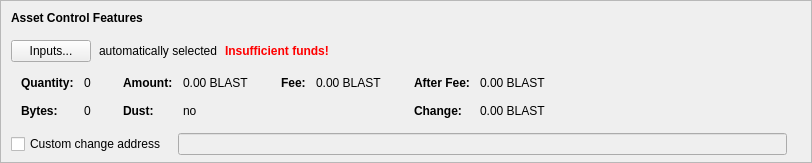
      <widget class="QFrame" name="frameAssetControl">
       <property name="sizePolicy">
        <sizepolicy hsizetype="Expanding" vsizetype="Fixed">
         <horstretch>0</horstretch>
         <verstretch>0</verstretch>
        </sizepolicy>
       </property>
       <property name="maximumSize">
        <size>
         <width>16777215</width>
         <height>16777215</height>
        </size>
       </property>
       <property name="frameShape">
        <enum>QFrame::StyledPanel</enum>
       </property>
       <property name="frameShadow">
        <enum>QFrame::Sunken</enum>
       </property>
       <layout class="QVBoxLayout" name="verticalLayoutAssetControl2">
        <property name="spacing">
         <number>0</number>
        </property>
        <property name="leftMargin">
         <number>0</number>
        </property>
        <property name="topMargin">
         <number>0</number>
        </property>
        <property name="rightMargin">
         <number>0</number>
        </property>
        <property name="bottomMargin">
         <number>6</number>
        </property>
        <item>
         <layout class="QVBoxLayout" name="verticalLayoutAssetControl" stretch="0,0,0,0,1">
          <property name="spacing">
           <number>0</number>
          </property>
          <property name="leftMargin">
           <number>10</number>
          </property>
          <property name="topMargin">
           <number>10</number>
          </property>
          <item>
           <layout class="QHBoxLayout" name="horizontalLayoutAssetControl1">
            <property name="bottomMargin">
             <number>15</number>
            </property>
            <item>
             <widget class="QLabel" name="labelAssetControlFeatures">
              <property name="sizePolicy">
               <sizepolicy hsizetype="Preferred" vsizetype="Maximum">
                <horstretch>0</horstretch>
                <verstretch>0</verstretch>
               </sizepolicy>
              </property>
              <property name="font">
               <font>
                <weight>75</weight>
                <bold>true</bold>
               </font>
              </property>
              <property name="styleSheet">
               <string notr="true">font-weight:bold;</string>
              </property>
              <property name="text">
               <string>Asset Control Features</string>
              </property>
             </widget>
            </item>
           </layout>
          </item>
          <item>
           <layout class="QHBoxLayout" name="horizontalLayoutAssetControl2" stretch="0,0,0,0">
            <property name="spacing">
             <number>8</number>
            </property>
            <property name="bottomMargin">
             <number>10</number>
            </property>
            <item>
             <widget class="QPushButton" name="pushButtonAssetControl">
              <property name="styleSheet">
               <string notr="true"/>
              </property>
              <property name="text">
               <string>Inputs...</string>
              </property>
              <property name="autoDefault">
               <bool>false</bool>
              </property>
             </widget>
            </item>
            <item>
             <widget class="QLabel" name="labelAssetControlAutomaticallySelected">
              <property name="text">
               <string>automatically selected</string>
              </property>
              <property name="margin">
               <number>5</number>
              </property>
             </widget>
            </item>
            <item>
             <widget class="QLabel" name="labelAssetControlInsuffFunds">
              <property name="font">
               <font>
                <weight>75</weight>
                <bold>true</bold>
               </font>
              </property>
              <property name="styleSheet">
               <string notr="true">color:red;font-weight:bold;</string>
              </property>
              <property name="text">
               <string>Insufficient funds!</string>
              </property>
              <property name="margin">
               <number>5</number>
              </property>
             </widget>
            </item>
            <item>
             <spacer name="horizontalSpacerAssetControl">
              <property name="orientation">
               <enum>Qt::Horizontal</enum>
              </property>
              <property name="sizeHint" stdset="0">
               <size>
                <width>40</width>
                <height>1</height>
               </size>
              </property>
             </spacer>
            </item>
           </layout>
          </item>
          <item>
           <widget class="QWidget" name="widgetAssetControl" native="true">
            <property name="sizePolicy">
             <sizepolicy hsizetype="Preferred" vsizetype="Preferred">
              <horstretch>0</horstretch>
              <verstretch>0</verstretch>
             </sizepolicy>
            </property>
            <property name="minimumSize">
             <size>
              <width>0</width>
              <height>0</height>
             </size>
            </property>
            <property name="styleSheet">
             <string notr="true"/>
            </property>
            <layout class="QHBoxLayout" name="horizontalLayoutAssetControl5">
             <property name="leftMargin">
              <number>0</number>
             </property>
             <property name="topMargin">
              <number>0</number>
             </property>
             <property name="rightMargin">
              <number>0</number>
             </property>
             <property name="bottomMargin">
              <number>0</number>
             </property>
             <item>
              <layout class="QHBoxLayout" name="horizontalLayoutAssetControl3" stretch="0,0,0,1">
               <property name="spacing">
                <number>20</number>
               </property>
               <property name="topMargin">
                <number>0</number>
               </property>
               <property name="bottomMargin">
                <number>10</number>
               </property>
               <item>
                <layout class="QFormLayout" name="formLayoutAssetControl1">
                 <property name="horizontalSpacing">
                  <number>10</number>
                 </property>
                 <property name="verticalSpacing">
                  <number>14</number>
                 </property>
                 <property name="leftMargin">
                  <number>10</number>
                 </property>
                 <property name="topMargin">
                  <number>4</number>
                 </property>
                 <property name="rightMargin">
                  <number>6</number>
                 </property>
                 <item row="0" column="0">
                  <widget class="QLabel" name="labelAssetControlQuantityText">
                   <property name="font">
                    <font>
                     <weight>75</weight>
                     <bold>true</bold>
                    </font>
                   </property>
                   <property name="text">
                    <string>Quantity:</string>
                   </property>
                   <property name="margin">
                    <number>0</number>
                   </property>
                  </widget>
                 </item>
                 <item row="0" column="1">
                  <widget class="QLabel" name="labelAssetControlQuantity">
                   <property name="cursor">
                    <cursorShape>IBeamCursor</cursorShape>
                   </property>
                   <property name="contextMenuPolicy">
                    <enum>Qt::ActionsContextMenu</enum>
                   </property>
                   <property name="text">
                    <string notr="true">0</string>
                   </property>
                   <property name="margin">
                    <number>0</number>
                   </property>
                   <property name="textInteractionFlags">
                    <set>Qt::LinksAccessibleByMouse|Qt::TextSelectableByKeyboard|Qt::TextSelectableByMouse</set>
                   </property>
                  </widget>
                 </item>
                 <item row="1" column="0">
                  <widget class="QLabel" name="labelAssetControlBytesText">
                   <property name="font">
                    <font>
                     <weight>75</weight>
                     <bold>true</bold>
                    </font>
                   </property>
                   <property name="text">
                    <string>Bytes:</string>
                   </property>
                  </widget>
                 </item>
                 <item row="1" column="1">
                  <widget class="QLabel" name="labelAssetControlBytes">
                   <property name="cursor">
                    <cursorShape>IBeamCursor</cursorShape>
                   </property>
                   <property name="contextMenuPolicy">
                    <enum>Qt::ActionsContextMenu</enum>
                   </property>
                   <property name="text">
                    <string notr="true">0</string>
                   </property>
                   <property name="textInteractionFlags">
                    <set>Qt::LinksAccessibleByMouse|Qt::TextSelectableByKeyboard|Qt::TextSelectableByMouse</set>
                   </property>
                  </widget>
                 </item>
                </layout>
               </item>
               <item>
                <layout class="QFormLayout" name="formLayoutAssetControl2">
                 <property name="horizontalSpacing">
                  <number>10</number>
                 </property>
                 <property name="verticalSpacing">
                  <number>14</number>
                 </property>
                 <property name="leftMargin">
                  <number>6</number>
                 </property>
                 <property name="topMargin">
                  <number>4</number>
                 </property>
                 <property name="rightMargin">
                  <number>6</number>
                 </property>
                 <item row="0" column="0">
                  <widget class="QLabel" name="labelAssetControlAmountText">
                   <property name="font">
                    <font>
                     <weight>75</weight>
                     <bold>true</bold>
                    </font>
                   </property>
                   <property name="text">
                    <string>Amount:</string>
                   </property>
                   <property name="margin">
                    <number>0</number>
                   </property>
                  </widget>
                 </item>
                 <item row="0" column="1">
                  <widget class="QLabel" name="labelAssetControlAmount">
                   <property name="cursor">
                    <cursorShape>IBeamCursor</cursorShape>
                   </property>
                   <property name="contextMenuPolicy">
                    <enum>Qt::ActionsContextMenu</enum>
                   </property>
                   <property name="text">
                    <string notr="true">0.00 BLAST</string>
                   </property>
                   <property name="textInteractionFlags">
                    <set>Qt::LinksAccessibleByMouse|Qt::TextSelectableByKeyboard|Qt::TextSelectableByMouse</set>
                   </property>
                  </widget>
                 </item>
                 <item row="1" column="0">
                  <widget class="QLabel" name="labelAssetControlLowOutputText">
                   <property name="font">
                    <font>
                     <weight>75</weight>
                     <bold>true</bold>
                    </font>
                   </property>
                   <property name="text">
                    <string>Dust:</string>
                   </property>
                  </widget>
                 </item>
                 <item row="1" column="1">
                  <widget class="QLabel" name="labelAssetControlLowOutput">
                   <property name="cursor">
                    <cursorShape>IBeamCursor</cursorShape>
                   </property>
                   <property name="contextMenuPolicy">
                    <enum>Qt::ActionsContextMenu</enum>
                   </property>
                   <property name="text">
                    <string notr="true">no</string>
                   </property>
                   <property name="textInteractionFlags">
                    <set>Qt::LinksAccessibleByMouse|Qt::TextSelectableByKeyboard|Qt::TextSelectableByMouse</set>
                   </property>
                  </widget>
                 </item>
                </layout>
               </item>
               <item>
                <layout class="QFormLayout" name="formLayoutAssetControl3">
                 <property name="horizontalSpacing">
                  <number>10</number>
                 </property>
                 <property name="verticalSpacing">
                  <number>14</number>
                 </property>
                 <property name="leftMargin">
                  <number>6</number>
                 </property>
                 <property name="topMargin">
                  <number>4</number>
                 </property>
                 <property name="rightMargin">
                  <number>6</number>
                 </property>
                 <item row="0" column="0">
                  <widget class="QLabel" name="labelAssetControlFeeText">
                   <property name="font">
                    <font>
                     <weight>75</weight>
                     <bold>true</bold>
                    </font>
                   </property>
                   <property name="text">
                    <string>Fee:</string>
                   </property>
                   <property name="margin">
                    <number>0</number>
                   </property>
                  </widget>
                 </item>
                 <item row="0" column="1">
                  <widget class="QLabel" name="labelAssetControlFee">
                   <property name="cursor">
                    <cursorShape>IBeamCursor</cursorShape>
                   </property>
                   <property name="contextMenuPolicy">
                    <enum>Qt::ActionsContextMenu</enum>
                   </property>
                   <property name="text">
                    <string notr="true">0.00 BLAST</string>
                   </property>
                   <property name="textInteractionFlags">
                    <set>Qt::LinksAccessibleByMouse|Qt::TextSelectableByKeyboard|Qt::TextSelectableByMouse</set>
                   </property>
                  </widget>
                 </item>
                </layout>
               </item>
               <item>
                <layout class="QFormLayout" name="formLayoutAssetControl4">
                 <property name="horizontalSpacing">
                  <number>10</number>
                 </property>
                 <property name="verticalSpacing">
                  <number>14</number>
                 </property>
                 <property name="leftMargin">
                  <number>6</number>
                 </property>
                 <property name="topMargin">
                  <number>4</number>
                 </property>
                 <property name="rightMargin">
                  <number>6</number>
                 </property>
                 <item row="0" column="0">
                  <widget class="QLabel" name="labelAssetControlAfterFeeText">
                   <property name="font">
                    <font>
                     <weight>75</weight>
                     <bold>true</bold>
                    </font>
                   </property>
                   <property name="text">
                    <string>After Fee:</string>
                   </property>
                   <property name="margin">
                    <number>0</number>
                   </property>
                  </widget>
                 </item>
                 <item row="0" column="1">
                  <widget class="QLabel" name="labelAssetControlAfterFee">
                   <property name="cursor">
                    <cursorShape>IBeamCursor</cursorShape>
                   </property>
                   <property name="contextMenuPolicy">
                    <enum>Qt::ActionsContextMenu</enum>
                   </property>
                   <property name="text">
                    <string notr="true">0.00 BLAST</string>
                   </property>
                   <property name="textInteractionFlags">
                    <set>Qt::LinksAccessibleByMouse|Qt::TextSelectableByKeyboard|Qt::TextSelectableByMouse</set>
                   </property>
                  </widget>
                 </item>
                 <item row="1" column="0">
                  <widget class="QLabel" name="labelAssetControlChangeText">
                   <property name="font">
                    <font>
                     <weight>75</weight>
                     <bold>true</bold>
                    </font>
                   </property>
                   <property name="text">
                    <string>Change:</string>
                   </property>
                  </widget>
                 </item>
                 <item row="1" column="1">
                  <widget class="QLabel" name="labelAssetControlChange">
                   <property name="cursor">
                    <cursorShape>IBeamCursor</cursorShape>
                   </property>
                   <property name="contextMenuPolicy">
                    <enum>Qt::ActionsContextMenu</enum>
                   </property>
                   <property name="text">
                    <string notr="true">0.00 BLAST</string>
                   </property>
                   <property name="textInteractionFlags">
                    <set>Qt::LinksAccessibleByMouse|Qt::TextSelectableByKeyboard|Qt::TextSelectableByMouse</set>
                   </property>
                  </widget>
                 </item>
                </layout>
               </item>
              </layout>
             </item>
            </layout>
           </widget>
          </item>
          <item>
           <layout class="QHBoxLayout" name="horizontalLayoutAssetControl4" stretch="0,0,0">
            <property name="spacing">
             <number>12</number>
            </property>
            <property name="sizeConstraint">
             <enum>QLayout::SetDefaultConstraint</enum>
            </property>
            <property name="topMargin">
             <number>5</number>
            </property>
            <property name="rightMargin">
             <number>5</number>
            </property>
            <item>
             <widget class="QCheckBox" name="checkBoxAssetControlChange">
              <property name="toolTip">
               <string>If this is activated, but the change address is empty or invalid, change will be sent to a newly generated address.</string>
              </property>
              <property name="text">
               <string>Custom change address</string>
              </property>
             </widget>
            </item>
            <item>
             <widget class="QValidatedLineEdit" name="lineEditAssetControlChange">
              <property name="enabled">
               <bool>false</bool>
              </property>
              <property name="sizePolicy">
               <sizepolicy hsizetype="Expanding" vsizetype="Fixed">
                <horstretch>0</horstretch>
                <verstretch>0</verstretch>
               </sizepolicy>
              </property>
             </widget>
            </item>
            <item>
             <widget class="QLabel" name="labelAssetControlChangeLabel">
              <property name="sizePolicy">
               <sizepolicy hsizetype="Preferred" vsizetype="Expanding">
                <horstretch>0</horstretch>
                <verstretch>0</verstretch>
               </sizepolicy>
              </property>
              <property name="minimumSize">
               <size>
                <width>0</width>
                <height>0</height>
               </size>
              </property>
              <property name="text">
               <string/>
              </property>
              <property name="margin">
               <number>3</number>
              </property>
             </widget>
            </item>
           </layout>
          </item>
          <item>
           <spacer name="verticalSpacerAssetControl">
            <property name="orientation">
             <enum>Qt::Vertical</enum>
            </property>
            <property name="sizeHint" stdset="0">
             <size>
              <width>800</width>
              <height>1</height>
             </size>
            </property>
           </spacer>
          </item>
         </layout>
        </item>
       </layout>
      </widget>
